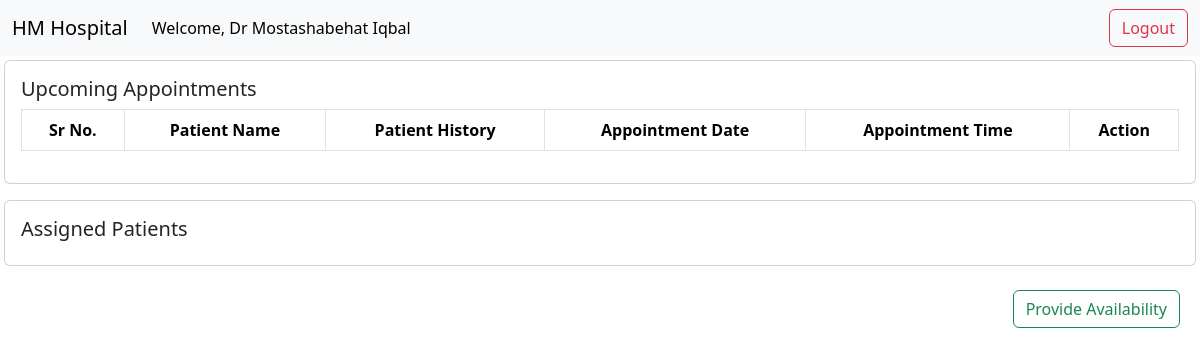
Before: /doctor/2 with the older database file.
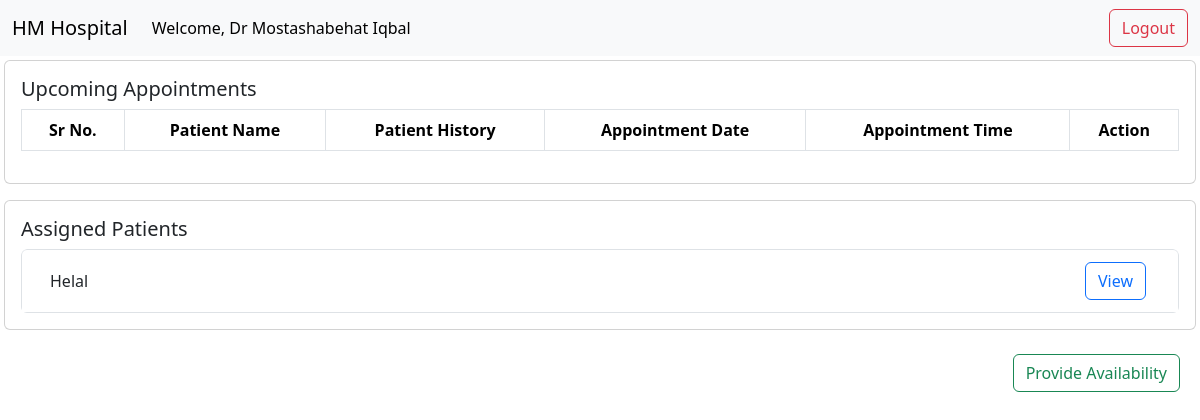
After: the same page with the newer database file.
### model.py (models this page shows)
class Appointments(db.Model):
    __tablename__ = "appointments"
    appointment_id = db.Column(db.Integer, primary_key=True)
    patient_id = db.Column(db.Integer, db.ForeignKey('patient.patient_id'))
    doctor_id = db.Column(db.Integer, db.ForeignKey('doctor.doctor_id'))
    department_id = db.Column(db.Integer, db.ForeignKey('departments.department_id'))
    status = db.Column(db.String)
    appointment_date = db.Column(db.Date)
    appointment_time = db.Column(db.String)

class Patient(db.Model):
    __tablename__ = "patient"
    patient_id = db.Column(db.Integer, primary_key=True)
    user_id = db.Column(db.Integer, db.ForeignKey('users.id'))
    patient_name = db.Column(db.String)
    status = db.Column(db.String)

### controller.py (the view)
@app.route("/doctor/<int:doctor_id>")
def doctor_view(doctor_id):
    booked_appointment = db.session.query(
        Patient.patient_name,
        Patient.patient_id,
        Appointments.appointment_date,
        Appointments.appointment_id,
        Appointments.appointment_time,
        Appointments.status
    ).join(Appointments, Patient.patient_id == Appointments.patient_id).filter(
        Appointments.doctor_id == doctor_id)
    dr = Doctor.query.filter_by(doctor_id=doctor_id).first()
    treatment = (
        db.session.query(Treatments.prescription, Treatments.medicine_dose,
                         Treatments.diagnosis, Treatments.test_done,
                         Treatments.visit_type, Treatments.patient_id).filter(
            Treatments.doctor_id == doctor_id).all())
    doctors_availability = get_doctor_availability(doctor_id)
    patients = booked_appointment.group_by(
        Patient.patient_name,
        Patient.patient_id)
    return render_template("doctor.html", doctor=dr,
                           booked_appointment=booked_appointment.filter_by(status='booked').all(),
                           medicine_name=Medicine.query.all(), doctor_dept=Department.query.filter_by(
            department_id=dr.department_id).first().department_name, treatment=treatment,
                           doctors_availability=doctors_availability, patients=patients)

### controller.py (called while the page is built)
def get_doctor_availability(doctor_id):
    doctors_availability = dict(dict())
    for d in date_list:
        record = (
            db.session.query(DoctorsUnavailability)
            .filter_by(date=datetime.strptime(d, "%d-%m-%Y").date(), doctor_id=doctor_id)
            .one_or_none()
        )
        if record:
            doctors_availability[d] = {"slot1": record.slot1, "slot2": record.slot2}
        else:
            doctors_availability[d] = {"slot1": 1, "slot2": 1}
    return doctors_availability

### templates/doctor.html (shortened to what this page needs)
<!DOCTYPE html>
<html lang="en">
<head>
    <link href="https://cdn.jsdelivr.net/npm/bootstrap@5.3.8/dist/css/bootstrap.min.css" rel="stylesheet"
>
</head>
<body>
<header>
    <nav class="navbar navbar-expand-lg bg-body-tertiary">
        <div class="container-fluid">
            <a class="navbar-brand" href="#">HM Hospital</a>
            <div class="collapse navbar-collapse" id="navbarSupportedContent">
                <ul class="navbar-nav me-auto mb-2 mb-lg-0">
                    <li class="nav-item">
                        <a class="nav-link active" aria-current="page" href="#">Welcome, {{ doctor['doctor_name'] }}</a>
                    </li>
                </ul>
                <form class="d-flex">
                    <a class="btn btn-outline-danger" href="/">Logout</a>
                </form>
            </div>
        </div>
    </nav>
</header>
<div class="card mb-3 m-1">
    <div class="card-body">
        <h5 class="card-title">Upcoming Appointments</h5>
        <table class="table table-bordered text-center">
            <tr>
                <th>Sr No.</th>
                <th>Patient Name</th>
                <th>Patient History</th>
                <th>Appointment Date</th>
                <th>Appointment Time</th>
                <th>Action</th>
            </tr>
        </table>
    </div>
</div>
<div class="card mb-3 m-1">
    <div class="card-body">
        <h5 class="card-title">Assigned Patients</h5>
        <div class="list-group" style="max-height: 400px;overflow-y: auto;">
            {% for p in patients %}
                {% if p.status!='canceled' %}
                    <div class="list-group-item" style="display: flex">
                        <div class="d-flex align-items-center container-fluid">
                            <p class="mb-0">{{ p.patient_name }}</p>
                        </div>
                        <div class="d-flex align-items-center justify-content-end container-fluid">
                            <button type="button" class="btn btn-outline-primary m-1" data-bs-toggle="modal"
                                    data-bs-target="#patientHistory{{ p.patient_id }}">View
                            </button>
                        </div>
                    </div>
                {% endif %}
            {% endfor %}
        </div>
    </div>
</div>
<div class="d-flex align-items-center justify-content-end container-fluid">
    <button type="button" class="btn btn-outline-success m-2" data-bs-toggle="modal"
            data-bs-target="#checkAvailability">
        Provide
        Availability
    </button>
</div>
</body>
</html>

Changed rows visible on the page:
now on this page (row edited): Appointments: patient_name "Helal"
